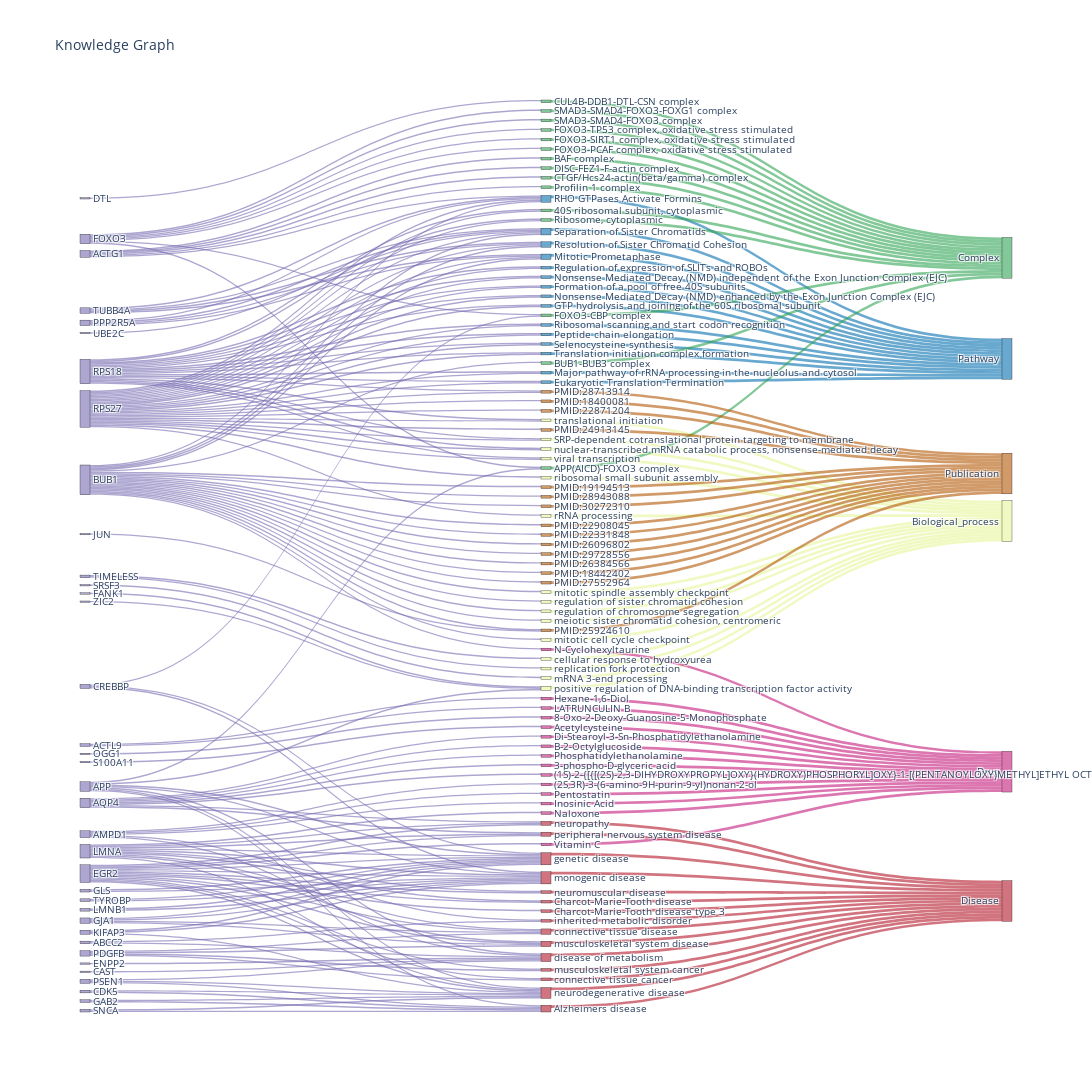

Write notebook code for a chart like this one.
### Code cell
kn.report.visualize_report(environment='notebook')

### Figure 1 — Plotly figure (JSON) as saved in the notebook; plotly's stock layout.template omitted (floating-point values rounded to 4 significant figures; data arrays with more than 128 entries replaced by an {"elided": "..."} marker saying what was removed)
{"data": [{"arrangement": "snap", "link": {"color": {"elided": "264 str values"}, "label": {"elided": "264 str values"}, "source": {"elided": "264 int values"}, "target": {"elided": "264 int values"}, "value": {"elided": "264 float values"}}, "node": {"color": {"elided": "132 str values"}, "label": {"elided": "132 str values"}, "line": {"color": "black", "width": 0.3}, "pad": 10, "thickness": 10}, "orientation": "h", "type": "sankey", "valueformat": ".0f"}], "layout": {"annotations": [{"showarrow": false, "text": "", "xref": "paper", "yref": "paper"}], "font": {"size": 10}, "height": 2200, "title": {"text": "Knowledge Graph"}, "width": 1600}}
